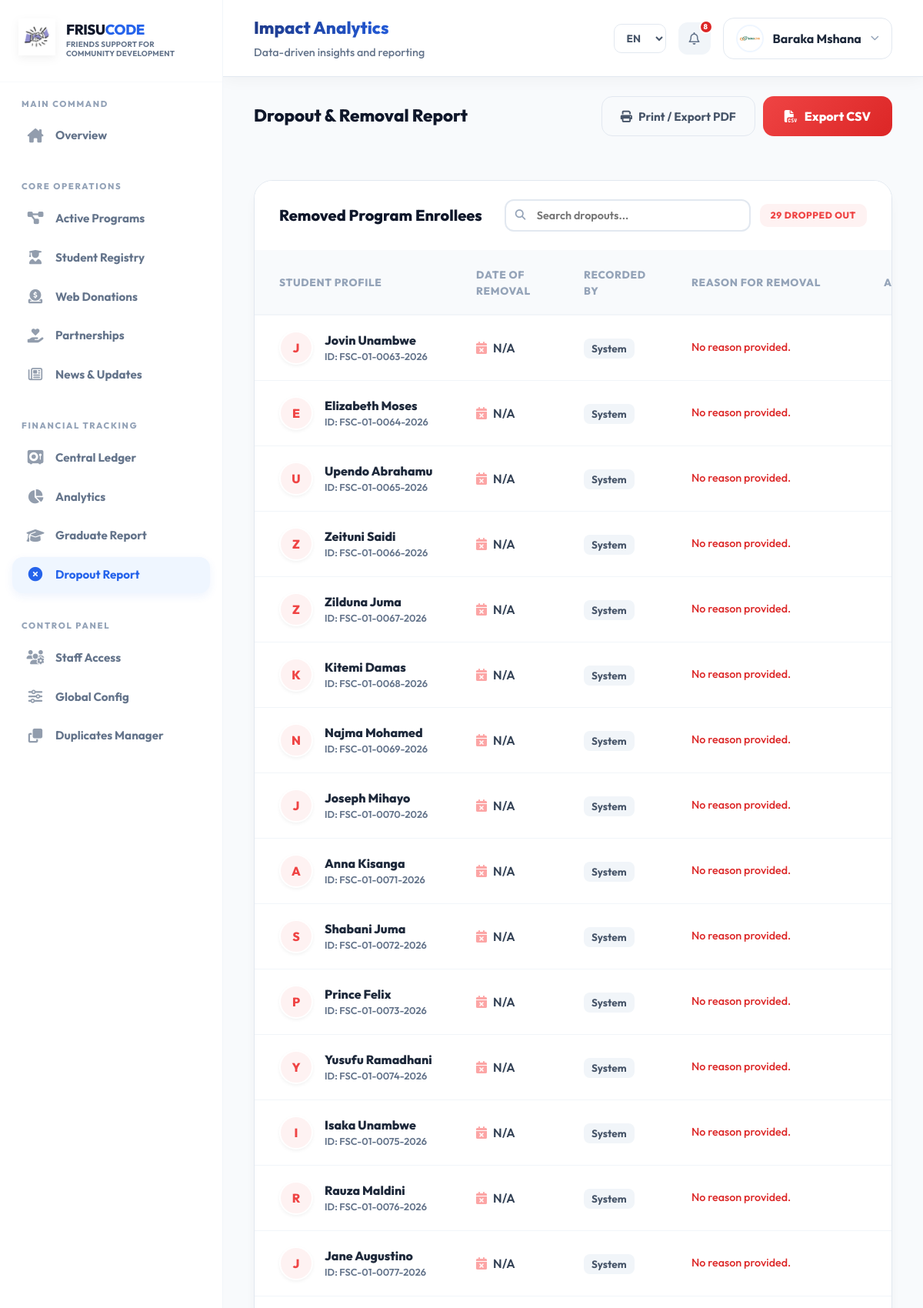
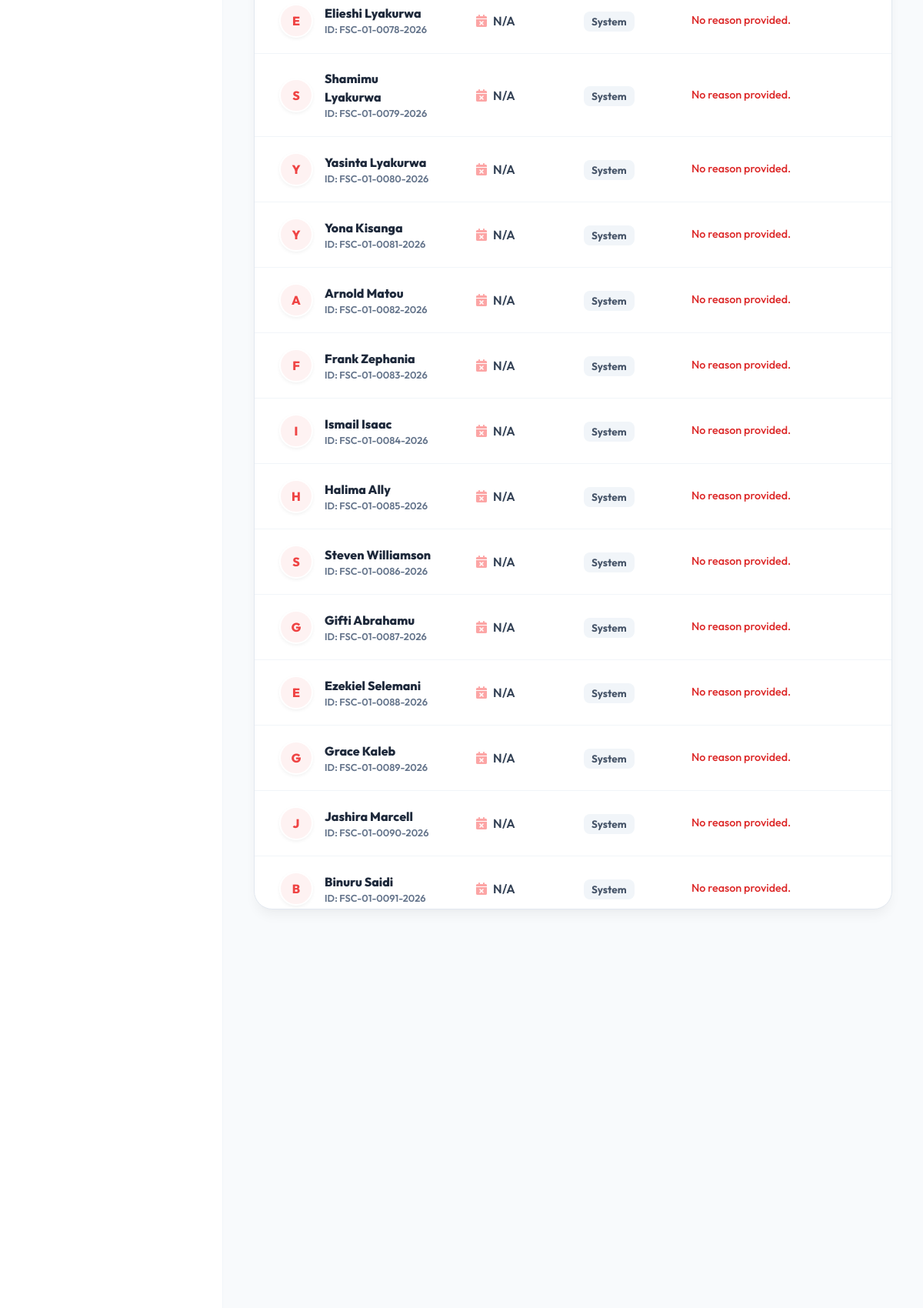
Page /system/reports/dropouts.php (signed in, upper part) on the committed database (2 pictures, top to bottom).
### tables this page shows
CREATE TABLE `users` (
  `id` int(11) NOT NULL,
  `full_name` varchar(100) NOT NULL,
  `email` varchar(100) NOT NULL,
  `profile_picture` varchar(255) DEFAULT NULL,
  `phone` varchar(30) DEFAULT NULL,
  `address` text DEFAULT NULL,
  `password` varchar(255) NOT NULL,
  `role` enum('super_admin','director','project_manager','finance','me_officer','field_officer','donor','guest') NOT NULL DEFAULT 'guest',
  `status` enum('active','inactive') DEFAULT 'active',
  `preferred_language` enum('en','sw','de','fr','es') DEFAULT 'en',
  `last_login` datetime DEFAULT NULL,
  `created_at` timestamp NOT NULL DEFAULT current_timestamp(),
  `updated_at` timestamp NOT NULL DEFAULT current_timestamp() ON UPDATE current_timestamp()
);

CREATE TABLE `beneficiaries` (
  `id` int(11) NOT NULL,
  `student_id` varchar(50) DEFAULT NULL,
  `full_name` varchar(200) NOT NULL,
  `dob` date DEFAULT NULL,
  `gender` enum('Male','Female','Other') DEFAULT NULL,
  `education_level` varchar(100) DEFAULT NULL,
  `school_name` varchar(200) DEFAULT NULL,
  `status` enum('active','graduated','dropped_out') DEFAULT 'active',
  `sponsor_id` int(11) DEFAULT NULL,
  `bio` text DEFAULT NULL,
  `photo_url` varchar(255) DEFAULT NULL,
  `registered_at` timestamp NOT NULL DEFAULT current_timestamp(),
  `updated_at` timestamp NOT NULL DEFAULT current_timestamp() ON UPDATE current_timestamp(),
  `location_name` varchar(255) DEFAULT '',
  `google_map_link` text DEFAULT '',
  `class_level` varchar(100) DEFAULT '',
  `guardian_name` varchar(255) DEFAULT '',
  `guardian_phone` varchar(50) DEFAULT '',
  `guardian_relation` varchar(100) DEFAULT '',
  `dropout_reason` text DEFAULT NULL,
  `dropout_date` date DEFAULT NULL,
  `dropout_recorded_by` int(11) DEFAULT NULL,
  `graduation_date` date DEFAULT NULL,
  `graduation_notes` text DEFAULT NULL
);

### system/reports/dropouts.php (the view, shortened to what this page needs)
<?php
require_once __DIR__ . '/../auth/auth_check.php';
require_once __DIR__ . '/../config/db.php';
try {
    $stmt = $pdo->query("
        SELECT b.*, u.full_name as recorder_name
        FROM beneficiaries b
        LEFT JOIN users u ON b.dropout_recorded_by = u.id
        WHERE b.status='dropped_out'
        ORDER BY b.dropout_date DESC
    ");
    $dropouts = $stmt->fetchAll(PDO::FETCH_ASSOC);
} catch (PDOException $e) {
    $dropouts = [];
}
?>
<!DOCTYPE html>
<html lang="<?= htmlspecialchars($lang ?? 'en') ?>">
<head>
    <link rel="stylesheet" href="../../assets/css/system-dashboard.css">
    <link rel="stylesheet" href="https://cdnjs.cloudflare.com/ajax/libs/font-awesome/6.5.1/css/all.min.css">
</head>
<body>
<div class="dashboard-layout">
    <div class="main">
        <?php include __DIR__ . '/../partials/header.php'; ?>
        <div class="page-header fade-in" style="margin-bottom: 0;">
            <h2 style="font-family: 'Outfit'; font-weight: 800;"><?= __('Dropout & Removal Report') ?></h2>
            <div style="display: flex; gap: 10px;">
                <button onclick="window.print()" class="btn-secondary" style="border-radius: 14px; cursor: pointer;">
                    <i class="fa-solid fa-print"></i> <?= __('Print / Export PDF') ?>
                </button>
                <a href="export.php?type=dropouts" class="btn-primary" style="border-radius: 14px; background: linear-gradient(135deg, #ef4444, #dc2626); border: none;">
                    <i class="fa-solid fa-file-csv"></i> <?= __('Export CSV') ?>
                </a>
            </div>
        </div>
        <div class="content-box fade-in" style="margin: 32px 40px; animation-delay: 0.1s;">
            <div style="padding: 24px 32px; border-bottom: 2px solid #f8fafc; display: flex; justify-content: space-between; align-items: center; background: #fff; flex-wrap: wrap; gap: 15px;">
                <h3 style="font-family: 'Outfit'; font-size: 1.25rem; font-weight: 800; margin: 0; color: #0f172a;"><?= __('Removed Program Enrollees') ?></h3>
                <div style="display: flex; align-items: center; gap: 12px; flex-wrap: wrap;">
                    <div style="position: relative;">
                        <i class="fa-solid fa-magnifying-glass" style="position: absolute; left: 14px; top: 50%; transform: translateY(-50%); color: #94a3b8; font-size: 0.85rem;"></i>
                        <input type="text" id="searchDropouts" placeholder="<?= __('Search dropouts...') ?>" oninput="filterTable()" style="padding: 10px 16px 10px 40px; border: 2px solid #e2e8f0; border-radius: 12px; font-size: 0.9rem; font-weight: 600; width: 320px; outline: none; transition: border-color 0.2s; font-family: inherit;" onfocus="this.style.borderColor='#3b82f6'" onblur="this.style.borderColor='#e2e8f0'">
                    </div>
                    <span class="badge" style="background: #fef2f2; color: #ef4444; font-weight: 800; padding: 6px 14px; border-radius: 10px; white-space: nowrap;"><?php echo count($dropouts); ?> <?= __('Dropped Out') ?></span>
                </div>
            </div>
            <?php if (count($dropouts) > 0): ?>
                <div style="width: 100%; max-height: 70vh; overflow: auto; -webkit-overflow-scrolling: touch; border-radius: 0 0 24px 24px;">
                    <table class="data-table" id="dataTable">
                        <thead>
                            <tr>
                                <th style="padding-left: 32px;"><?= __('Student Profile') ?></th>
                                <th><?= __('Date of Removal') ?></th>
                                <th><?= __('Recorded By') ?></th>
                                <th><?= __('Reason for Removal') ?></th>
                                <th style="text-align: right; padding-right: 32px;" class="actions-column"><?= __('Actions') ?></th>
                            </tr>
                        </thead>
                        <tbody>
                            <?php foreach ($dropouts as $student): ?>
                                <tr>
                                    <td style="padding-left: 32px;">
                                        <div style="display: flex; align-items: center; gap: 15px; min-width: 200px;">
                                            <div class="profile-img-circle" style="width: 44px; height: 44px; background: #fef2f2; color: #ef4444; font-size: 1rem; border: 2px solid #fff; box-shadow: 0 2px 4px rgba(0,0,0,0.05); flex-shrink: 0;">
                                                <?php echo strtoupper(substr($student['full_name'] ?? 'U', 0, 1)); ?>
                                            </div>
                                            <div>
                                                <div style="font-weight: 800; color: #1e293b; font-family: 'Outfit'; font-size: 1rem;"><?php echo htmlspecialchars($student['full_name']); ?></div>
                                                <div style="font-size: 0.8rem; color: #64748b; font-weight: 600;">ID: <?php echo htmlspecialchars($student['student_id'] ?? 'Pending'); ?></div>
                                            </div>
                                        </div>
                                    </td>
                                    <td style="font-weight: 600; color: #334155; min-width: 140px;">
                                        <div style="display: flex; align-items: center; gap: 8px;">
                                            <i class="fa-solid fa-calendar-xmark" style="color: #fca5a5;"></i>
                                            <?= !empty($student['dropout_date']) ? date('M d, Y', strtotime($student['dropout_date'])) : 'N/A' ?>
                                        </div>
                                    </td>
                                    <td style="font-weight: 700; color: #475569; min-width: 140px;">
                                        <span style="background: #f1f5f9; padding: 4px 10px; border-radius: 8px; font-size: 0.85rem;">
                                            <?php echo htmlspecialchars($student['recorder_name'] ?: 'System'); ?>
                                        </span>
                                    </td>
                                    <td style="min-width: 250px; font-weight: 500; font-size: 0.9rem; color: #dc2626; max-width: 350px; overflow: hidden; text-overflow: ellipsis; white-space: nowrap;" title="<?= htmlspecialchars($student['dropout_reason'] ?? '') ?>">
                                        <?= htmlspecialchars($student['dropout_reason'] ?: __('No reason provided.')) ?>
                                    </td>
                                    <td style="text-align: right; padding-right: 32px; min-width: 120px;" class="actions-column">
                                        <div style="display: flex; gap: 8px; justify-content: flex-end;">
                                        </div>
                                    </td>
                                </tr>
                            <?php endforeach; ?>
                        </tbody>
                    </table>
                </div>
            <?php endif; ?>
        </div>
    </div>
</div>
</body>
</html>

### system/partials/header.php (shortened to what this page needs)
<?php
$current_url = $_SERVER['REQUEST_URI'];
$title_data = ['title' => __('System Module'), 'sub' => __('FRISUCODE Smart Office')];
if (strpos($current_url, '/dashboards/super_admin.php') !== false) {
    $title_data = ['title' => __('Executive Dashboard'), 'sub' => __('Real-time overview of organization impact')];
} elseif (strpos($current_url, '/dashboards/staff.php') !== false) {
    $title_data = ['title' => __('Staff Dashboard'), 'sub' => __('Your workspace and assigned tasks')];
} elseif (strpos($current_url, '/dashboards/project_manager.php') !== false) {
    $title_data = ['title' => __('Project Manager Dashboard'), 'sub' => __('Manage active programs and resources')];
} elseif (strpos($current_url, '/dashboards/donor.php') !== false) {
    $title_data = ['title' => __('Donor Portal'), 'sub' => __('Your impact and contribution overview')];
} elseif (strpos($current_url, '/dashboards/finance.php') !== false) {
    $title_data = ['title' => __('Finance Dashboard'), 'sub' => __('Real-time financial control and oversight')];
} elseif (strpos($current_url, '/projects/') !== false) {
    if (strpos($current_url, 'create.php') !== false) {
        $title_data = ['title' => __('New Program'), 'sub' => __('Initiating a community initiative')];
    } else {
        $title_data = ['title' => __('Project Management'), 'sub' => __('Overseeing active programs and goals')];
    }
} elseif (strpos($current_url, '/beneficiaries/') !== false) {
    if (strpos($current_url, 'create.php') !== false) {
        $title_data = ['title' => __('Student Registration'), 'sub' => __('Adding a new beneficiary to the database')];
    } else {
        $title_data = ['title' => __('Student Registry'), 'sub' => __('Managing sponsored students and progress')];
    }
} elseif (strpos($current_url, '/finance/') !== false) {
    if (strpos($current_url, 'create.php') !== false) {
        $title_data = ['title' => __('New Entry'), 'sub' => __('Recording financial movement in the ledger')];
    } else {
        $title_data = ['title' => __('Financial Ledger'), 'sub' => __('Tracking organizational inflow and outflow')];
    }
} elseif (strpos($current_url, '/donations/') !== false) {
    $title_data = ['title' => __('Public Contributions'), 'sub' => __('Reviewing donations received from the website')];
} elseif (strpos($current_url, '/donors/') !== false) {
    $title_data = ['title' => __('Partner Registry'), 'sub' => __('Managing official sponsors and partner organizations')];
} elseif (strpos($current_url, '/reports/') !== false) {
    $title_data = ['title' => __('Impact Analytics'), 'sub' => __('Data-driven insights and reporting')];
} elseif (strpos($current_url, '/users/') !== false) {
    $title_data = ['title' => __('Staff Directory'), 'sub' => __('Managing system access and personnel roles')];
} elseif (strpos($current_url, '/settings/') !== false) {
    $title_data = ['title' => __('Global Settings'), 'sub' => __('System-wide configurations and branding')];
}
$adminName = $_SESSION['user_name'] ?? 'Admin User';
$lang = $_SESSION['lang'] ?? 'en';
?>
<header class="topbar">
    <div>
        <h1><?= $title_data['title'] ?></h1>
        <p><?= $title_data['sub'] ?></p>
    </div>
    <div class="top-actions">
        <form method="get" class="lang-select">
            <select name="lang" onchange="this.form.submit()">
                <option value="en" <?= ($lang ?? 'en')=='en'?'selected':'' ?>>EN</option>
            </select>
        </form>
        <?php
        $headerNotifs = [];
        if (isset($pdo)) {
            try {
                $stmt = $pdo->query("SELECT id, full_name, registered_at FROM beneficiaries ORDER BY registered_at DESC LIMIT 5");
                while ($row = $stmt->fetch(PDO::FETCH_ASSOC)) {
                    $headerNotifs[] = [
                        'time' => strtotime($row['registered_at'])
                    ];
                }
                $stmt = $pdo->query("SELECT id, title, created_at FROM projects ORDER BY created_at DESC LIMIT 5");
                while ($row = $stmt->fetch(PDO::FETCH_ASSOC)) {
                    $headerNotifs[] = [
                        'time' => strtotime($row['created_at'])
                    ];
                }
            } catch (PDOException $e) {}
        }
        $headerNotifCount = count($headerNotifs);
        ?>
        <a href="/frisucode_ms/system/notifications/index.php" class="icon-btn" title="<?= __('System Notifications') ?>">
            <i class="fa-regular fa-bell"></i>
            <?php if($headerNotifCount > 0): ?>
                <span class="badge"><?= $headerNotifCount ?></span>
            <?php endif; ?>
        </a>
        <div class="profile">
            <div class="profile-trigger">
                <?php
                $sysUserId = $_SESSION['user_id'] ?? null;
                $pPic = null;
                if ($sysUserId && isset($pdo)) {
                    try {
                        $usrStmt = $pdo->prepare("SELECT profile_picture FROM users WHERE id = ?");
                        $usrStmt->execute([$sysUserId]);
                        $pPic = $usrStmt->fetchColumn();
                    } catch(PDOException $e) {}
                }
                if (!empty($pPic)): ?>
                    <img src="<?= htmlspecialchars($pPic) ?>" alt="Profile" style="width: 36px; height: 36px; border-radius: 50%; object-fit: cover; border: 2px solid var(--primary-light);">
                <?php else: ?>
                    <div class="profile-img-circle">
                        <?= strtoupper(substr($adminName, 0, 1)) ?>
                    </div>
                <?php endif; ?>
                <span style="font-weight: 700; color: #1e293b;"><?= htmlspecialchars($adminName) ?></span>
                <i class="fa-solid fa-chevron-down" style="font-size: 0.7rem; color: #94a3b8;"></i>
            </div>
        </div>
    </div>
</header>

### rows in the picture
users: profile_picture (picture)
beneficiaries: full_name "J", full_name "Jovin Unambwe", student "FSC-01-0063-2026", shows "N/A", recorder_name "System", dropout_reason "No reason provided."
beneficiaries: full_name "E", full_name "Elizabeth Moses", student "FSC-01-0064-2026", shows "N/A", recorder_name "System", dropout_reason "No reason provided."
beneficiaries: full_name "U", full_name "Upendo Abrahamu", student "FSC-01-0065-2026", shows "N/A", recorder_name "System", dropout_reason "No reason provided."
beneficiaries: full_name "Z", full_name "Zeituni Saidi", student "FSC-01-0066-2026", shows "N/A", recorder_name "System", dropout_reason "No reason provided."
beneficiaries: full_name "Z", full_name "Zilduna Juma", student "FSC-01-0067-2026", shows "N/A", recorder_name "System", dropout_reason "No reason provided."
beneficiaries: full_name "K", full_name "Kitemi Damas", student "FSC-01-0068-2026", shows "N/A", recorder_name "System", dropout_reason "No reason provided."
beneficiaries: full_name "N", full_name "Najma Mohamed", student "FSC-01-0069-2026", shows "N/A", recorder_name "System", dropout_reason "No reason provided."
beneficiaries: full_name "J", full_name "Joseph Mihayo", student "FSC-01-0070-2026", shows "N/A", recorder_name "System", dropout_reason "No reason provided."
beneficiaries: full_name "A", full_name "Anna Kisanga", student "FSC-01-0071-2026", shows "N/A", recorder_name "System", dropout_reason "No reason provided."
beneficiaries: full_name "S", full_name "Shabani Juma", student "FSC-01-0072-2026", shows "N/A", recorder_name "System", dropout_reason "No reason provided."
beneficiaries: full_name "P", full_name "Prince Felix", student "FSC-01-0073-2026", shows "N/A", recorder_name "System", dropout_reason "No reason provided."
beneficiaries: full_name "Y", full_name "Yusufu Ramadhani", student "FSC-01-0074-2026", shows "N/A", recorder_name "System", dropout_reason "No reason provided."
beneficiaries: full_name "I", full_name "Isaka Unambwe", student "FSC-01-0075-2026", shows "N/A", recorder_name "System", dropout_reason "No reason provided."
beneficiaries: full_name "R", full_name "Rauza Maldini", student "FSC-01-0076-2026", shows "N/A", recorder_name "System", dropout_reason "No reason provided."
beneficiaries: full_name "J", full_name "Jane Augustino", student "FSC-01-0077-2026", shows "N/A", recorder_name "System", dropout_reason "No reason provided."
beneficiaries: full_name "E", full_name "Elieshi Lyakurwa", student "FSC-01-0078-2026", shows "N/A", recorder_name "System", dropout_reason "No reason provided."
beneficiaries: full_name "S", full_name "Shamimu Lyakurwa", student "FSC-01-0079-2026", shows "N/A", recorder_name "System", dropout_reason "No reason provided."
beneficiaries: full_name "Y", full_name "Yasinta Lyakurwa", student "FSC-01-0080-2026", shows "N/A", recorder_name "System", dropout_reason "No reason provided."
beneficiaries: full_name "Y", full_name "Yona Kisanga", student "FSC-01-0081-2026", shows "N/A", recorder_name "System", dropout_reason "No reason provided."
beneficiaries: full_name "A", full_name "Arnold Matou", student "FSC-01-0082-2026", shows "N/A", recorder_name "System", dropout_reason "No reason provided."
beneficiaries: full_name "F", full_name "Frank Zephania", student "FSC-01-0083-2026", shows "N/A", recorder_name "System", dropout_reason "No reason provided."
beneficiaries: full_name "I", full_name "Ismail Isaac", student "FSC-01-0084-2026", shows "N/A", recorder_name "System", dropout_reason "No reason provided."
beneficiaries: full_name "H", full_name "Halima Ally", student "FSC-01-0085-2026", shows "N/A", recorder_name "System", dropout_reason "No reason provided."
beneficiaries: full_name "S", full_name "Steven Williamson", student "FSC-01-0086-2026", shows "N/A", recorder_name "System", dropout_reason "No reason provided."
beneficiaries: full_name "G", full_name "Gifti Abrahamu", student "FSC-01-0087-2026", shows "N/A", recorder_name "System", dropout_reason "No reason provided."
beneficiaries: full_name "E", full_name "Ezekiel Selemani", student "FSC-01-0088-2026", shows "N/A", recorder_name "System", dropout_reason "No reason provided."
beneficiaries: full_name "G", full_name "Grace Kaleb", student "FSC-01-0089-2026", shows "N/A", recorder_name "System", dropout_reason "No reason provided."
beneficiaries: full_name "J", full_name "Jashira Marcell", student "FSC-01-0090-2026", shows "N/A", recorder_name "System", dropout_reason "No reason provided."
beneficiaries: full_name "B", full_name "Binuru Saidi", student "FSC-01-0091-2026", shows "N/A", recorder_name "System", dropout_reason "No reason provided."

### other values in the picture
__('Friends Support for Community Development') "FRIENDS SUPPORT FOR COMMUNITY DEVELOPMENT"
__('Main Command') "MAIN COMMAND"
__('Overview') "Overview"
__('Core Operations') "CORE OPERATIONS"
__('Active Programs') "Active Programs"
__('Student Registry') "Student Registry"
__('Web Donations') "Web Donations"
__('Partnerships') "Partnerships"
__('News & Updates') "News & Updates"
__('Financial Tracking') "FINANCIAL TRACKING"
__('Central Ledger') "Central Ledger"
__('Analytics') "Analytics"
__('Graduate Report') "Graduate Report"
__('Dropout Report') "Dropout Report"
__('Control Panel') "CONTROL PANEL"
